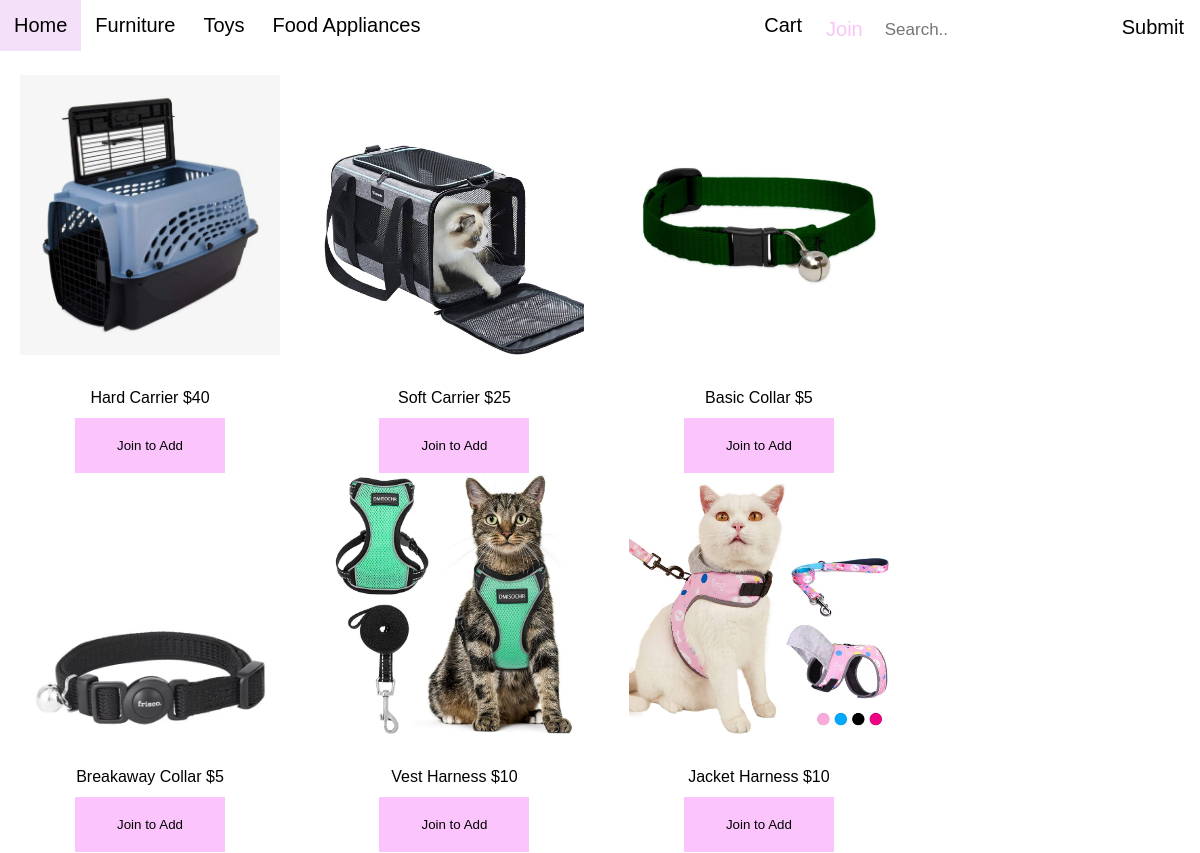
The app's page /travel with its own data.
### tables this page shows
CREATE TABLE products (
  id          int(3) not null PRIMARY KEY,
  pname       varchar(50) not null,
  category    varchar(50) not null,
  price       decimal(5,2) not null,
  stock       int(3) not null,
  image       varchar(50) not null,
  status      varchar(50)
  
);

### main.py (the view, shortened to what this page needs)
@app.route('/travel', methods=['GET', 'POST'])
def travel():
  if request.method == 'GET':
    connection = sqlite3.connect('myDatabase.db')
    connection.row_factory = sqlite3.Row
    cursor = connection.cursor()
    cursor.execute("SELECT image, pname, price, status FROM products WHERE category = 'Travel'")
    rows = cursor.fetchall()
    connection.commit()
    connection.close()
    return render_template('travel.html', rows=rows)

### templates/travel.html (shortened to what this page needs)
<!DOCTYPE html>
<html>
<head>
    <link href="/static/style.css" rel="stylesheet" type="text/css"/>
</head>
<body>
    <header>
        <ul>
            <li><a href="{{ url_for('home') }}">Home</a></li>
            <li><a href="{{ url_for('furniture') }}">Furniture</a></li>
            <li><a href="{{ url_for('toys') }}">Toys</a></li>
            <li><a href="{{ url_for('food') }}">Food Appliances</a></li>
        </ul>
        <div class="search-container">
            <form action="/shopping" method="POST">
                <input type="text" placeholder="Search.." name="search">
                <button type="submit">Submit</button>
            </form>
        </div>
        <ul id="loginBtn">
            <li><a href="{{ url_for('cart') }}">Cart</a></li>
            {% if session['user'] %}
            <div class="dropdown">
                <button class="username">{{ session['user'] }}</button>
                <div class="dropdown-content">
                    <a href="{{ url_for('history') }}">Order History</a>
                    <a href="{{ url_for('logout') }}">Logout</a>
                </div>
            </div>
            {% else %}
            <div class="dropdown">
                <button class="join">Join</button>
            </div>
            {% endif %}
        </ul>
    </header>
    {% for row in rows %}
    <div class="gallery">
        <a target="_blank" href="/static/assets/{{ row['image'] }}">
            <img src="/static/assets/{{ row['image'] }}" alt="{{ row['image'] }}">
        </a>
        {% if session['user'] %}
        <form action="/travel" method="POST">
            <div class="desc">{{ row['pname'] }} ${{ row['price'] }}</div>
            {% if row['status'] == 'OUT' %}
            <button name="pick" type="submit" class="add-button" disabled>Out of Stock</button>
            {% else %}
            <button name="pick" type="submit" class="add-button" value="{{ row['pname'] }}">Add to Cart</button>
            {% endif %}
        </form>
        {% else %}
        <div class="desc">{{ row['pname'] }} ${{ row['price'] }}</div>
        <button name="pick" type="submit" class="add-button" disabled>Join to Add</button>
        {% endif %}
    </div>
    {% endfor %}
</body>
</html>

### static/style.css (style rules this page uses)
* { margin: 0; padding: 0; box-sizing: border-box; }
body { font-size: 100%; font-family: sans-serif; }
header { overflow: hidden; background-color: #ffffff; }
header a { background-color: rgb(255, 255, 255); float: left; display: block; color: #f7c5f7; text-align: center; padding: 14px 16px; text-decoration: none; font-size: 17px; }
header input { background-color: rgb(255, 255, 255); padding: 6px; margin-top: 8px; font-size: 17px; border: none; }
header button { float: inline-start; padding: 6px 10px; background: #ffffff; font-size: 17px; border: none; cursor: pointer; }
.search-container { float: right; font-size: 20px; padding: 6px 6px; }
.search-container button { float: right; font-size: 20px; padding: 10px 10px; }
#loginBtn { float: right; }
.join { background-color: rgb(255, 255, 255); float: right; display: block; color: #f7c5f7; margin-top: 12px; text-decoration: none; font-size: 20px; border: none; cursor: pointer; }
.dropdown { font-size: 17px; float: right; overflow: hidden; }
ul li { float: left; list-style: none; text-align: center; }
ul li a { color: black; text-align: center; text-decoration: solid; font-size: 20px; padding: 14px; }
div.gallery { max-width: 300px; margin: auto; text-align: center; display: inline-block; width: 30%; height: 20px; }
div.gallery img { width: 100%; padding: 20px; }
div.desc { width: 100%; padding: 10px; text-align: center; }
button.add-button { background-color: #fcc4fc; color: black; padding: 20px 10px; margin: 1px 25%; border: none; cursor: pointer; width: 50%; }

### records on screen
products: image (picture), pname "Hard Carrier", price "40"
products: image (picture), pname "Soft Carrier", price "25"
products: image (picture), pname "Basic Collar", price "5"
products: image (picture), pname "Breakaway Collar", price "5"
products: image (picture), pname "Vest Harness", price "10"
products: image (picture), pname "Jacket Harness", price "10"
